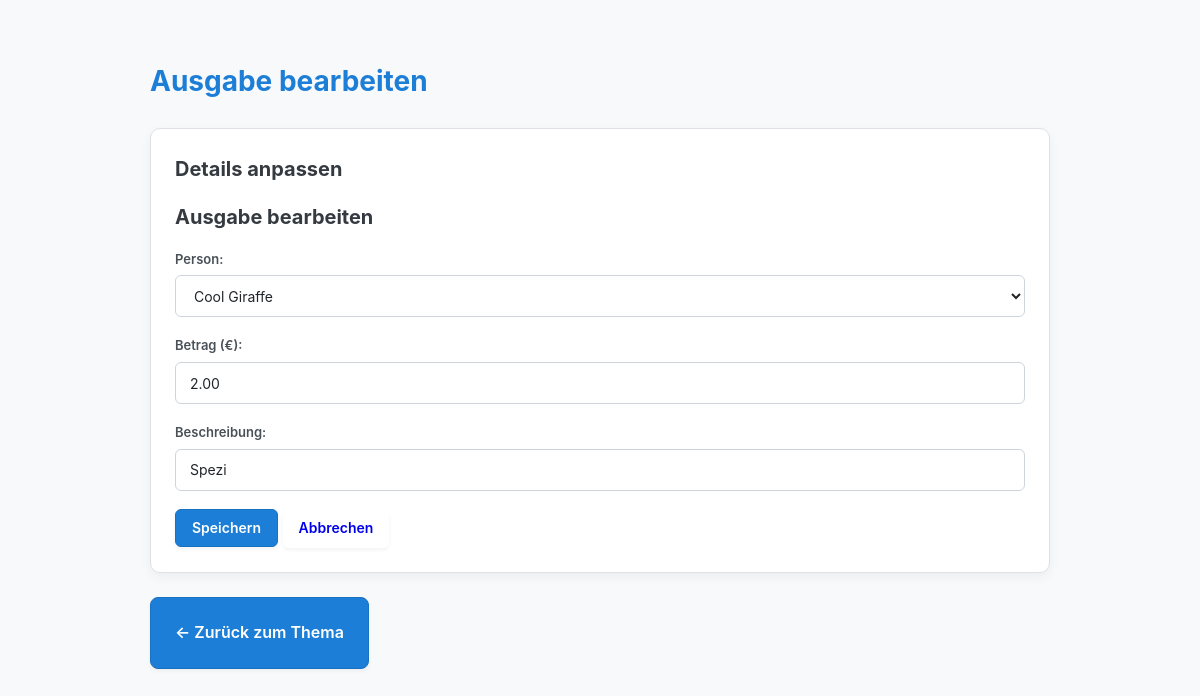
The app's page /ausgabe/20/bearbeiten/ with its own data.
### pool/models.py (models this page shows, shortened)
class Expense(models.Model):
    thema = models.ForeignKey(Topic, on_delete=models.CASCADE, related_name='ausgaben')
    person = models.ForeignKey(Person, on_delete=models.CASCADE, related_name='ausgaben')
    betrag = models.DecimalField(max_digits=10, decimal_places=2)
    beschreibung = models.CharField(max_length=255)
    erstellt_am = models.DateTimeField(auto_now_add=True)  # Automatically stores the creation date
    class Meta:
        db_table = 'pool_ausgabe'

### pool/views.py (the view)
# urls.py: path('ausgabe/<int:expense_id>/bearbeiten/', views.expense_edit, name='expense_edit'),
def expense_edit(request, expense_id):
    expense = get_object_or_404(Expense, id=expense_id)
    topic = expense.thema
    if request.method == 'POST':
        form = ExpenseForm(request.POST, instance=expense, thema=topic)
        if form.is_valid():
            form.save()
            return redirect('topic_detail', topic_id=topic.id)
    else:
        form = ExpenseForm(instance=expense, thema=topic)
    return render(request, 'pool/ausgabe_bearbeiten.html', {
        'form': form,
        'ausgabe': expense,
        'expense': expense,
        'thema': topic,
        'topic': topic,
    })

### pool/forms.py
class ExpenseForm(forms.ModelForm):
    class Meta:
        model = Expense
        fields = ['person', 'betrag', 'beschreibung']
        widgets = {
            'person': forms.Select(attrs={'class': 'form-control'}),
            'betrag': forms.NumberInput(attrs={
                'class': 'form-control',
                'step': '0.01',
                'placeholder': '0.00'
            }),
            'beschreibung': forms.TextInput(attrs={
                'class': 'form-control',
                'placeholder': 'z. B. Einkaufen'
            }),
        }
    def __init__(self, *args, **kwargs):
        topic = kwargs.pop('thema', None)
        super().__init__(*args, **kwargs)
        if topic:
            self.fields['person'].queryset = Person.objects.filter(thema=topic)
            self.fields['person'].empty_label = "-- Person auswählen --"

### pool/models.py (called while the page is built)
    def __str__(self):
        return self.name

### pool/templates/pool/ausgabe_bearbeiten.html (shortened to what this page needs)
{% load static %}
<!DOCTYPE html>
<html lang="de">
<head>
    <link rel="stylesheet" href="{% static 'pool/css/style.css' %}">
</head>
<body>
    <h1>Ausgabe bearbeiten</h1>
    <div class="card">
        <h2>Details anpassen</h2>
       <h2>Ausgabe bearbeiten</h2>
        <form method="post">
            <div class="form-group">
                <label>Person:</label>
                {{ form.person }}
            </div>
            <div class="form-group">
                <label>Betrag (€):</label>
                {{ form.betrag }}
            </div>
            <div class="form-group">
                <label>Beschreibung:</label>
                {{ form.beschreibung }}
            </div>
            <div style="margin-top: 15px;">
                <button type="submit" class="btn btn-primary">Speichern</button>
                <a href="{% url 'topic_detail' topic.id %}" class="btn btn-cancel">Abbrechen</a>
            </div>
        </form>
    </div>
 <div style="margin-bottom: 24px;">
        <a href="{% url 'topic_detail' topic.id %}" class="btn btn-primary btn-lg">
            &larr; Zurück zum Thema
        </a>
    </div>
</body>
</html>

### pool/static/pool/css/style.css (style rules this page uses)
body { font-family: -apple-system, BlinkMacSystemFont, "Segoe UI", Roboto, Helvetica, Arial, sans-serif; color: #212529; background-color: #f8f9fa; margin: 0 auto; max-width: 900px; padding: 40px 20px; line-height: 1.6; }
h1 { color: #1c7ed6; margin-bottom: 24px; font-size: 28px; }
h2 { color: #343a40; margin-top: 0; margin-bottom: 16px; font-size: 20px; }
.card { background-color: #ffffff; border-radius: 10px; border: 1px solid #dee2e6; box-shadow: 0 4px 12px rgba(0, 0, 0, 0.05); padding: 24px; margin-bottom: 24px; }
.btn { display: inline-flex; align-items: center; justify-content: center; height: 38px; padding: 0 16px; font-size: 14px; font-weight: 600; font-family: inherit; text-decoration: none; border-radius: 6px; box-sizing: border-box; cursor: pointer; transition: all 0.2s cubic-bezier(0.165, 0.84, 0.44, 1); box-shadow: 0 2px 4px rgba(0, 0, 0, 0.05); }
.btn-primary { background-color: #1c7ed6; color: #ffffff; border: 1px solid #1971c2; }
.form-group { margin-bottom: 18px; }
label { display: block; font-size: 13px; font-weight: 600; color: #495057; margin-bottom: 6px; text-transform: none; letter-spacing: normal; }
input[type="text"], input[type="number"], select { width: 100%; height: 42px; padding: 0 14px; font-size: 14px; font-family: inherit; color: #212529; background-color: #ffffff; border: 1px solid #ced4da; border-radius: 6px; box-sizing: border-box; transition: border-color 0.15s ease-in-out, box-shadow 0.15s ease-in-out; }
input::placeholder { color: #adb5bd; }
.btn-lg { height: 72px; !important; padding: 0 24px; !important; font-size: 16px; !important; border-radius: 8px; !important; }

### records on screen
Expense: person "Cool Giraffe", betrag "2.00", beschreibung "Spezi"
